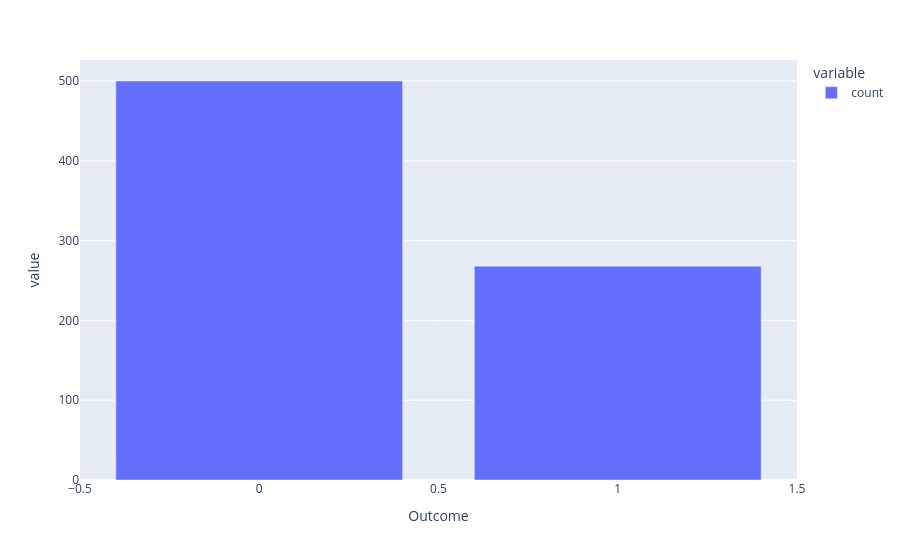

The cell this chart's notebook holds for it:
### Markdown cell above
Hacemos la gráfica de barras de las frecuencias

### Code cell
px.bar(diabetes.Outcome.value_counts())

### Figure 1 — Plotly figure (JSON) as saved in the notebook; plotly's stock layout.template omitted (floating-point values rounded to 4 significant figures)
{"data": [{"hovertemplate": "variable=count<br>Outcome=%{x}<br>value=%{y}<extra></extra>", "legendgroup": "count", "marker": {"color": "#636efa", "pattern": {"shape": ""}}, "name": "count", "orientation": "v", "showlegend": true, "textposition": "auto", "type": "bar", "x": [0, 1], "xaxis": "x", "y": [500, 268], "yaxis": "y"}], "layout": {"barmode": "relative", "legend": {"title": {"text": "variable"}, "tracegroupgap": 0}, "margin": {"t": 60}, "xaxis": {"anchor": "y", "domain": [0, 1], "title": {"text": "Outcome"}}, "yaxis": {"anchor": "x", "domain": [0, 1], "title": {"text": "value"}}}}
